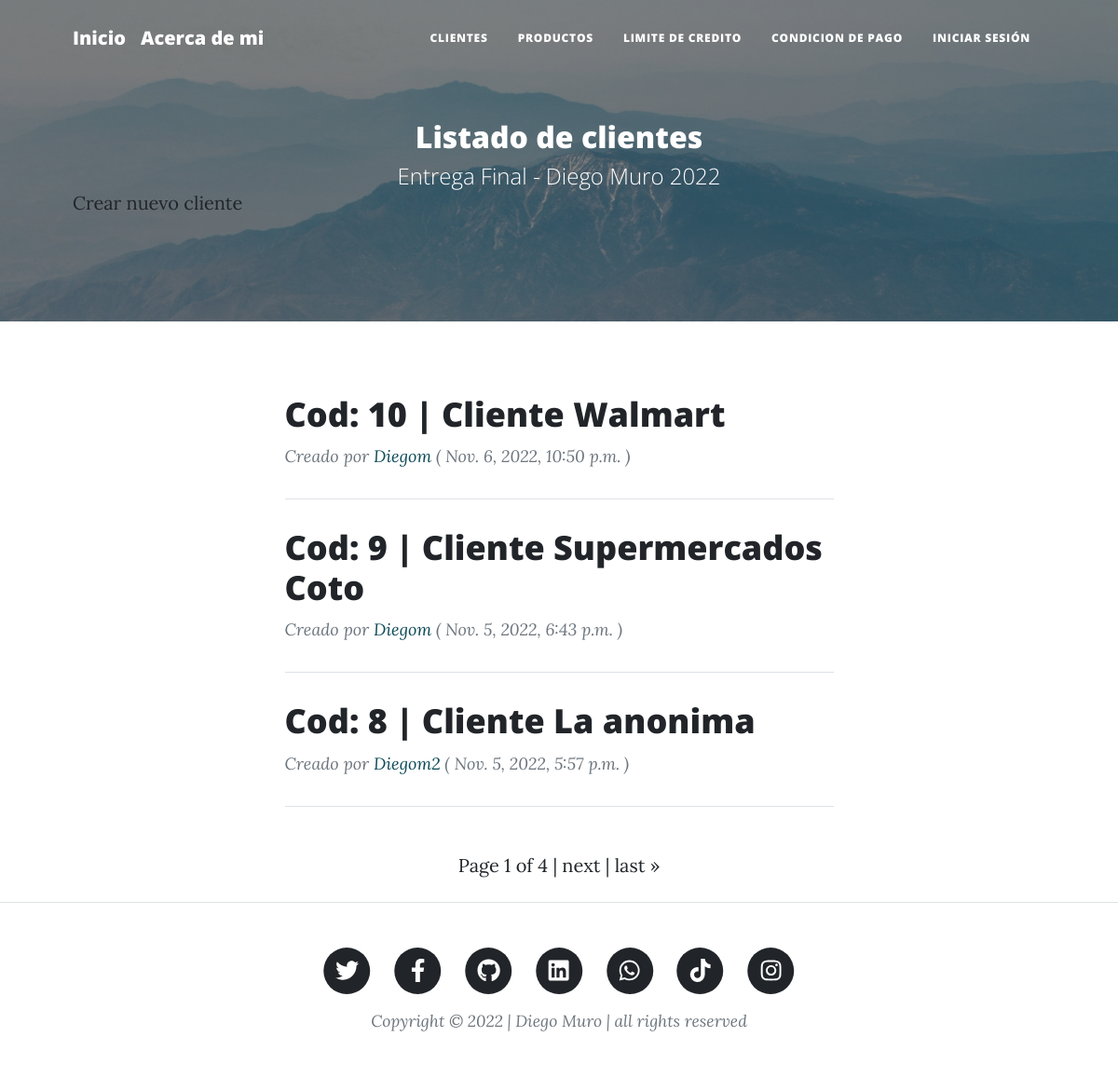
The page /customer/customers/ on the database its author committed.
### customer/models.py (models this page shows, shortened)
class Customer(models.Model):
    code = models.IntegerField(null=False, blank=False)
    name = models.CharField(max_length=40, null=False, blank=False)
    email = models.EmailField()
    segment = RichTextField(null=True, blank=True)
    image = models.ImageField(upload_to='customer', null=True, blank=True)
    owner = models.ForeignKey(User, on_delete=models.CASCADE)
    comments = models.ManyToManyField(
        User, through="Comment", related_name="comments_owned"
    )
    created_at = models.DateTimeField(auto_now_add=True)
    updated_at = models.DateTimeField(auto_now=True)
    class Meta:
        unique_together = (
            "code",
            "name",
        )
        ordering = ["-created_at"]

### customer/views.py (the view)
# urls.py: path("customers/", views.CustomerListView.as_view(), name="customer-list"),
class CustomerListView(ListView):
    model = Customer
    paginate_by = 3

### customer/templates/customer/customer_list.html (shortened to what this page needs)
{% extends "home/index.html" %}
{% load static %}
{% block tp_final_header %}
    <header class="masthead" style="background-image: url('../../static/home/assets/img/header-light.jpg')">
        <div class="container position-relative px-4 px-lg-5">
            <div class="row gx-4 gx-lg-5 justify-content-center">
                <div class="col-md-15 col-lg-16 col-xl-14">
                    <div class="site-heading">
                        <h2>Listado de clientes</h2>
                        <span class="subheading">Entrega Final - Diego Muro 2022</span>
                    </div>
                </div>
            </div>
            <a class="button_custom" href="{% url 'customer:customer-add' %}">Crear nuevo cliente</a>
        </div>
    </header>
{% endblock %}
{% block tp_final_content %}
    {% for customer in customer_list %}
        <div class="post-preview">
            <a href="{% url 'customer:customer-detail' customer.id %}">
                <h6 class="post-title"> Cod: {{ customer.code }} | Cliente {{ customer.name }}</h6>
            </a>
            <p class="post-meta">
                Creado por
                <span style="color: #0b4956;" href="">{{ customer.owner.username }}</span>
                ( {{ customer.created_at }} )
            </p>
        </div>
        <hr class="my-4" />
    {% endfor %}
{% endblock %}

### rows shown on the page
Customer: code "10", name "Walmart", owner.username "Diegom", created_at "Nov. 6, 2022, 10:50 p.m."
Customer: code "9", name "Supermercados Coto", owner.username "Diegom", created_at "Nov. 5, 2022, 6:43 p.m."
Customer: code "8", name "La anonima", owner.username "Diegom2", created_at "Nov. 5, 2022, 5:57 p.m."

### other values the page prints
{{ page_obj.number }} "1"
{{ page_obj.paginator.num_pages }} "4"
